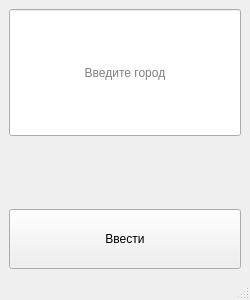
<?xml version="1.0" encoding="UTF-8"?>
<ui version="4.0">
 <class>CityChooseForm</class>
 <widget class="QMainWindow" name="CityChooseForm">
  <property name="geometry">
   <rect>
    <x>0</x>
    <y>0</y>
    <width>250</width>
    <height>300</height>
   </rect>
  </property>
  <property name="windowTitle">
   <string>MainWindow</string>
  </property>
  <widget class="QWidget" name="centralwidget">
   <layout class="QVBoxLayout" name="verticalLayout_3">
    <item>
     <layout class="QVBoxLayout" name="verticalLayout">
      <item>
       <widget class="QLineEdit" name="cityText">
        <property name="sizePolicy">
         <sizepolicy hsizetype="MinimumExpanding" vsizetype="MinimumExpanding">
          <horstretch>0</horstretch>
          <verstretch>0</verstretch>
         </sizepolicy>
        </property>
        <property name="alignment">
         <set>Qt::AlignCenter</set>
        </property>
        <property name="placeholderText">
         <string>Введите город</string>
        </property>
       </widget>
      </item>
      <item>
       <layout class="QVBoxLayout" name="verticalLayout_2">
        <item>
         <widget class="QLabel" name="hintLabel">
          <property name="sizePolicy">
           <sizepolicy hsizetype="MinimumExpanding" vsizetype="MinimumExpanding">
            <horstretch>0</horstretch>
            <verstretch>0</verstretch>
           </sizepolicy>
          </property>
          <property name="text">
           <string/>
          </property>
         </widget>
        </item>
        <item>
         <widget class="QPushButton" name="cityEnterButton">
          <property name="sizePolicy">
           <sizepolicy hsizetype="MinimumExpanding" vsizetype="MinimumExpanding">
            <horstretch>0</horstretch>
            <verstretch>0</verstretch>
           </sizepolicy>
          </property>
          <property name="text">
           <string>Ввести</string>
          </property>
         </widget>
        </item>
       </layout>
      </item>
     </layout>
    </item>
   </layout>
  </widget>
  <widget class="QMenuBar" name="menubar">
   <property name="geometry">
    <rect>
     <x>0</x>
     <y>0</y>
     <width>250</width>
     <height>22</height>
    </rect>
   </property>
  </widget>
  <widget class="QStatusBar" name="statusbar"/>
 </widget>
 <resources/>
 <connections/>
</ui>
